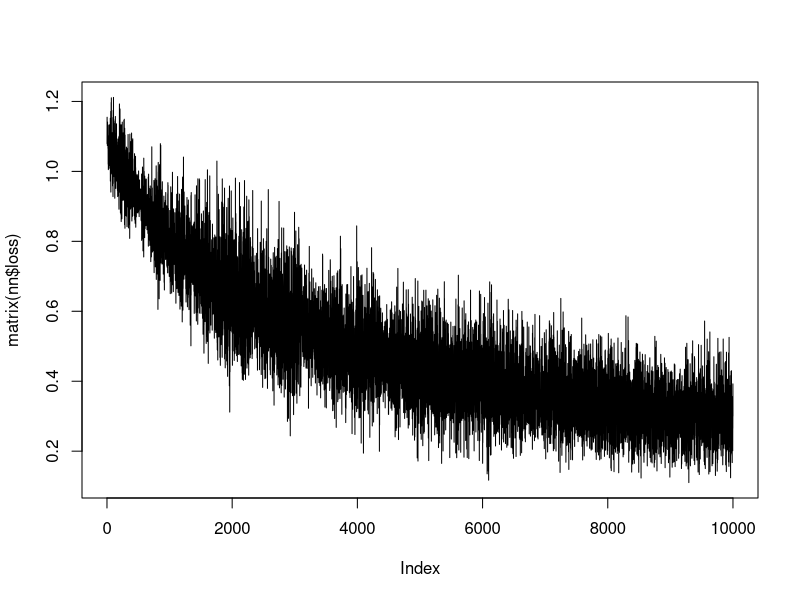

Generate this figure with R:
# Sophie Bata-Madden s2037949, Cameron Donnelly s2018520, Nala Krisnanda s2587290

#Contributions:
# Sophie:  33.3% 
# Cameron:  33.3%
# Nala: 33.3%

#### Code Overview:
# 
# 
# 

# Function: cross_entropy
# Description: Calculate the cross-entropy loss between predicted probabilities (yhat) and true labels (y).
# Inputs:
#   - yhat: A matrix of predicted probabilities where each column represents a class.
#   - y: A vector or matrix of true class labels, or a numeric vector indicating the true class indices.
# Returns:
#   - Cross-entropy loss value.
cross_entropy <- function(yhat, y) {
  # Create a matrix 'k_true' that combines true labels 'y' with their corresponding indices.
  k_true <- cbind(y, seq_along(y))

  # Compute the negative sum of logarithms of predicted probabilities for true classes.
  # Divide by the total number of samples to get the average cross-entropy loss.
  return(-sum(log(yhat[k_true]))/length(y))
}

# Function: softmax
# Description: Apply the softmax activation function to the input matrix 'mat' along its columns.
# Inputs
#   - mat: Input matrix where each column represents the pre-activation values for different classes.
# Returns:
#   - Matrix of probabilities obtained by applying the softmax function to each column of 'mat'.
softmax <- function(mat) {
  # Compute the exponentials of the input matrix to obtain unnormalized probabilities.
  exp_mat <- exp(mat)

  # Calculate the column sums of the exponentiated matrix to normalize the probabilities.
  exp_mat_colsum <- colSums(exp_mat)

  # Divide each element of the exponentiated matrix by its column sum to obtain probabilities.
  # Transpose the result to maintain the original matrix orientation.
  return(t(t(exp_mat)/exp_mat_colsum))
}

# Function: relu
# Description: Apply the Rectified Linear Unit (ReLU) activation function element-wise to the input matrix 'mat'.
# Inputs:
#   - mat: Input matrix where each element represents a pre-activation value.
# Returns:
#   - Matrix obtained by setting negative values in 'mat' to zero.
relu <- function (mat){
  # Replace negative values in the input matrix with zero.
  mat[which(mat<0)] <- 0

  # Return the modified matrix after applying the ReLU activation function.
  return(mat)
}

#### Function:      netup
# Description: 
# Inputs:       
#     - d        - vector giving the number of nodes in each layer of a network
# Outputs: 
#     - h        - a list of nodes for each layer. 
#                  h[[l]] should be a vector of length d[l] which will contain the node values for layer l.
#     - W        - a list of weight matrices. 
#                  W[[l]] is the weight matrix linking layer l to layer l+1. 
#                  Initialize the elements with U (0, 0.2) random deviates.
#     - b        - a list of offset vectors. 
#                  b[[l]] is the offset vector linking layer l to layer l+1. 
#                  Initialize the elements with U (0, 0.2) random deviates.
netup <- function(d){
  # Construct a list of lists, h, where each sublist h[[i]] is or corresponding length d[i]
  h <- list()
  for (l in 1:length(d)){
    h[[l]] <- rep(0,d[l])
  }
  
  # W is a list of weight matrices, W[[i]] is the weight matrix linking layer i to layer i + 1
  # We initialise the elements with U(0,0.2) random deviates
  W <- list() 
  for (l in 1:(length(d)-1)){
    W[[l]] <- matrix(runif(d[l]*d[l+1],0,0.2), nrow=d[l+1], ncol=d[l])
  }
   
  # b is a list of offset vectors, b[[i]] is the offset vector linking layer i to layer i + 1
  # We initialise the elements with U(0,0.2) random deviates
  b <- list() 
  for (l in 1:(length(d)-1)){
    b[[l]] <- runif(d[l+1],0,0.2)
  }

  # Return a list containing initialized hidden layers ('h'), weight matrices ('W'), and bias vectors ('b')
  return(list(h = h, W = W, b = b))          
}

#### Function:                 forward
# Description:                 the function computes the remaining node values implied by inp, andr eturn the updated network list (as the only return object).
# Inputs:       
#     - nn                   -  a network list as returned by netup.
#     - inp                  -  a vector of input values for the first layer
# Outputs: 
#     - h        - a list of nodes for each layer. 
#                  h[[l]] should be a vector of length d[l] which will contain the node values for layer l.
#     - W        - a list of weight matrices. 
#                  W[[l]] is the weight matrix linking layer l to layer l+1. 
#                  Initialize the elements with U (0, 0.2) random deviates.
#     - b        - a list of offset vectors. 
#                  b[[l]] is the offset vector linking layer l to layer l+1. 
#                  Initialize the elements with U (0, 0.2) random deviates.
forward <- function(nn, inp){
  # Extract hidden layer values ('h'), weight matrices ('W'), and bias vectors ('b') from the neural network structure.
  h <- nn$h
  W <- nn$W
  b <- nn$b 

  # Set the input as the first hidden layer after transposing it.
  h[[1]] <- t(inp)

  for(l in 1:(length(h)-1)){
    # Calculate the pre-activation values for the next layer: h_l+1 = W_l * t(h_l) + b_l
    h[[l+1]] <- W[[l]] %*% h[[l]] + b[[l]]

    # Apply activation function
    ## if it is the last layer then we apply softmax activation function (eq.2)
    if(l+1 == length(h)){
      h[[l+1]] <- softmax(h[[l+1]])
    }
    ## if it is not the last layer we apply relu activation function (eq.1)
    else{
      h[[l+1]] <- relu(h[[l+1]])
    }
  }

  # Return a list containing updated hidden layer values ('h'), weight matrices ('W'), and bias vectors ('b').
  return(list(h = h, W = W, b = b))
}


#### Function:      backward
# Description: 
# Inputs:       
#     - nn        - returned from forward
#     - k         - the output class of the input
# Outputs: 
#     - h        - a list of nodes for each layer. 
#                  h[[l]] should be a vector of length d[l] which will contain the node values for layer l.
#     - W        - a list of weight matrices. 
#                  W[[l]] is the weight matrix linking layer l to layer l+1. 
#                  Initialize the elements with U (0, 0.2) random deviates.
#     - b        - a list of offset vectors. 
#                  b[[l]] is the offset vector linking layer l to layer l+1. 
#                  Initialize the elements with U (0, 0.2) random deviates.
#     - dh       - derivatives with respect to the nodes
#     - dW       - derivatives with respect to the weights
#     - db       - derivatives with respect to the offsets
backward <- function(nn, k){
  # Extract layer values ('h'), weight matrices ('W'), and bias vectors ('b') from the neural network structure.
  h <- nn$h;W <- nn$W;b <- nn$b

  # Create variables to store gradients: dh for hidden layer values, dW for weight matrices, and db for bias vectors.
  dh <- h;dW <- W;db <- b

  # Compute the derivative of the loss function w.r.t output layer
  L <- length(h)
  dh[[L]] <- softmax(h[[L]])

  ## Adjust the derivative for the true class label or index.
  k_true <- cbind(k, seq_along(k))
  dh[[L]][k_true] <- dh[[L]][k_true]-1
  
  # Iterate through the layers in reverse order to calculate gradients.
  for (j in (L-1):1){
    # Retrieve the gradient from the next layer.
    d <- dh[[j+1]]

    # Set gradients to zero for negative values in the derivative.
    d[which(dh[[j+1]]<=0)] <- 0

    # Compute the gradient for the current hidden layer value.
    dh[[j]] <- t(W[[j]]) %*% d
    db[[j]] <- d
    dW[[j]] <- d %*% t(h[[j]])
  }
  
  # Return a list containing updated hidden layer values, weight matrices, bias vectors,
  # and computed gradients after the backward pass.
  return(list(h = h, W = W, b = b, dh = dh, dW = dW, db = db))
}

#### Function:      train
# Description: 
# Inputs:       
#     - nn        - returned from forward
#     - inp       - 
#     - k 
#     - eta       - step size
#     - mb        - number of data to randomly sample to compute the gradient
#     - nstep     - number of optimization steps to take
# Outputs: 
#     - ?
train <- function(nn, inp, k, eta=.01, mb=10, nstep=10000) {
  # Create an empty list to store the loss at each training step.
  loss <- list()

  # Iterate through the specified number of training steps.
  for (step in (1:nstep)) {
    # Randomly sample mini-batch indices from the training dataset.
    inp_row <- sample(nrow(inp),mb)

    # Perform the forward pass in the neural network.
    nn <- forward(nn, inp[inp_row, ])

    # Perform the backward pass to compute gradients.
    nn <- backward(nn, k[inp_row])

    # Update weights and biases by subtracting its value with the average of the gradients.
    for(i in (1:length(nn$W))){
      nn$W[[i]] <- nn$W[[i]] - eta * (nn$dW[[i]]/mb) 
      nn$b[[i]] <- nn$b[[i]] - eta * rowMeans(nn$db[[i]])
    }

    # Compute and store the cross-entropy loss for the mini-batch.
    loss[step] <- cross_entropy(nn$h[[length(nn$h)]], k[inp_row])
  }
 
  return(list(h=nn$h, W=nn$W, b=nn$b, dh=nn$dh, dW=nn$dW, db=nn$db, loss=loss))
}

# Function: predict
# Description: Make predictions using a trained neural network for a given input.
# Parameters:
#   - nn: A list containing the neural network structure with hidden layer values ('h'), weight matrices ('W'), and bias vectors ('b').
#   - inp: Input matrix representing the features for which predictions are to be made.
# Returns:
#   - A vector of predicted class labels based on the input.
predict <- function(nn, inp) {
  # Perform the forward pass in the neural network to obtain output.
  nn <- forward(nn, inp)

  # Extract the output from the last layer of the neural network.
  output <- nn$h[[length(nn$h)]]

  # Convert the output matrix to a vector of predicted class labels.
  # Each element of the vector represents the index of the maximum value in the corresponding column.
  return(as.vector(apply(output, 2, which.max)))
}

# Function: accuracy
# Description: Calculate the accuracy of predicted class labels compared to true class labels.
# Parameters:
#   - yhat: Vector of predicted class labels.
#   - y: Vector of true class labels.
# Returns:
#   - The accuracy, which is the proportion of correctly predicted labels.
accuracy <- function(yhat, y) {
  # Count the number of correctly predicted labels and calculate the accuracy.
  # The accuracy is the ratio of correctly predicted labels to the total number of labels.
  return(sum(y==yhat)/length(y))
}

# Set seed for best outcome
set.seed(7)

# Data Preparation:
## Load iris dataset
data("iris")
## Extract features (X) and labels (y) from the iris dataset.
X <- iris[,(1:4)]
y <- as.numeric(as.factor(iris[,5]))
## Generate indices for test set.
test_index <- seq(5, dim(X)[1], by=5)
## Split the data into training and test sets.
X_train <- X[-test_index,]
y_train <- y[-test_index]
X_test <- X[test_index,]
y_test <- y[test_index]

# NN Initialization:
## Initialize a nn structure with input size 4, hidden layers of sizes 8, 7, and output size 3.
nn <- netup(c(4,8,7,3))

# Training:
## Train the neural network using the training data.
## We found that the train function give a better result when using eta=.09 
nn <- train(nn, X_train, y_train, eta=.09)
## Plot the training loss over iterations.
plot(matrix(nn$loss), type='l')

# Testing:
## Make predictions on the test set.
yhat <- predict(nn, X_test)
## Calculate and print the misclassification rate (1 - accuracy) on the test set.
missclassification_rate <- 1 - accuracy(y_test, yhat)
cat("missclassification rate on test set:", sprintf("%.2f%%", missclassification_rate * 100), "\n")
